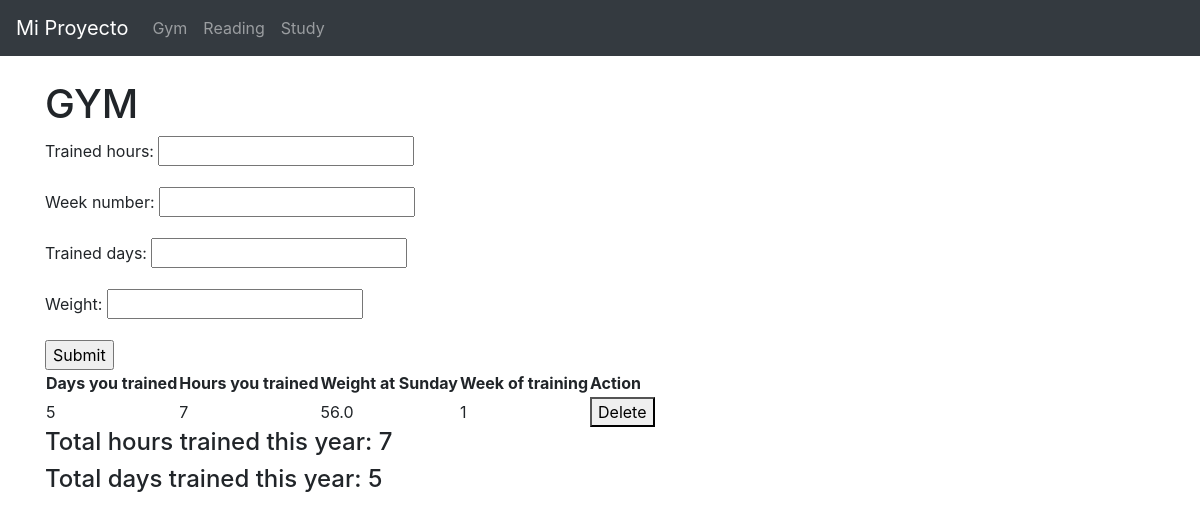
Page /gym/ on the earlier database version.
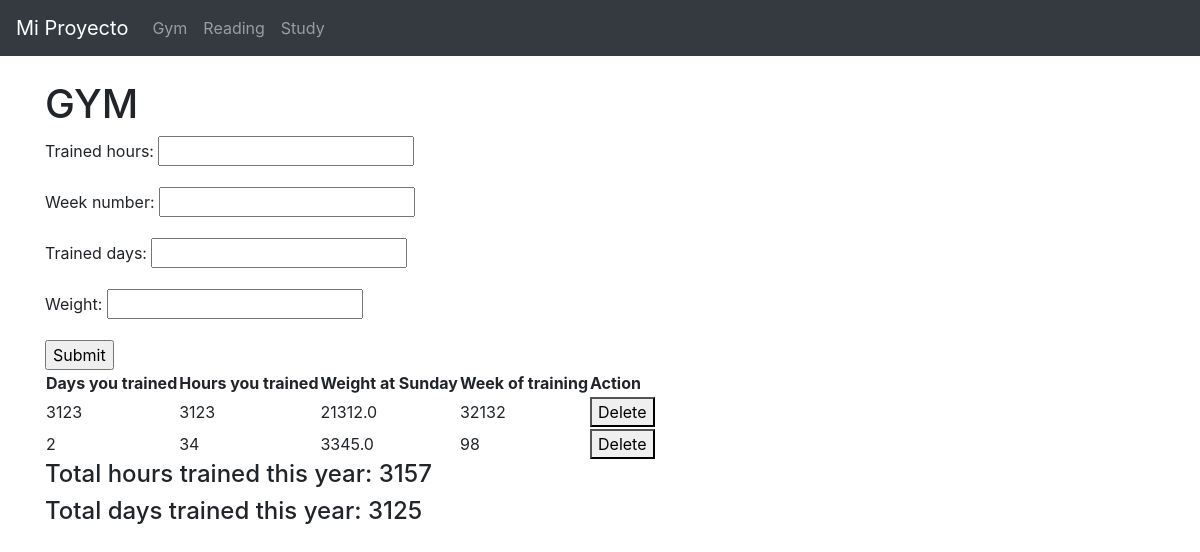
Same page on the later database version.
### gym/models.py (models this page shows, shortened)
class gym_track(models.Model):
    trained_hours = models.IntegerField()
    week_number = models.IntegerField()
    trained_days = models.IntegerField()
    weight = models.FloatField()
    date = models.DateField(auto_now_add=True)

### gym/views.py (the view)
# urls.py: path('', views.gym_track_view, name='gym'),
def gym_track_view(request):
    form = gym_track_form()
    data = gym_track.objects.all()
    total_hours = 0
    total_days = 0
    for i in data:
        total_hours += i.trained_hours
        total_days += i.trained_days
    if request.method == 'POST':
        form = gym_track_form(request.POST)
        if form.is_valid():
            form.save()
    context = {'form': form, 'data': data, 'total_hours': total_hours, 'total_days': total_days}
    return render(request, 'gym.html', context)

### gym/forms.py
class gym_track_form(forms.ModelForm):
    class Meta:
        model = gym_track
        fields = '__all__'

### gym/templates/gym.html (shortened to what this page needs)
<!DOCTYPE html>
<html lang="en" data-theme="light">
<head>
    <link rel="stylesheet" href="https://cdn.jsdelivr.net/npm/@picocss/pico@1/css/pico.min.css">
</head>
<body>
{% extends 'base.html' %}
{% block content %}
  <h1>GYM</h1>
  <form action="{% url 'gym' %}" method="post">
      {{ form.as_p }}
      <input type="submit" value="Submit">
  </form>
  <main>
<table>
    <tr>
        <th>Days you trained</th>
        <th>Hours you trained</th>
        <th>Weight at Sunday</th>
        <th>Week of training</th>
        <th>Action</th>
    </tr>
    {% for data_type in data %}
        <tr>
            <td>{{ data_type.trained_days }}</td>
            <td>{{ data_type.trained_hours }}</td>
            <td>{{ data_type.weight }}</td>
            <td>{{ data_type.week_number }}</td>
            <td>
                <form action="{% url 'delete_gym_entry' data_type.id %}" method="post">
                    <button type="submit">Delete</button>
                </form>
            </td>
        </tr>
    {% endfor %}
</table>
    <h4>Total hours trained this year: {{ total_hours }}</h4>
    <h4>Total days trained this year: {{ total_days }}</h4>
  </main>
{% endblock %}

Differences in the rows shown:
removed gym_track: trained_days "5", trained_hours "7", weight "56.0", week_number "1"
added gym_track: trained_days "3123", trained_hours "3123", weight "21312.0", week_number "32132"
added gym_track: trained_days "2", trained_hours "34", weight "3345.0", week_number "98"
Other differences:
{{ total_hours }}: "7" → "3157"
{{ total_days }}: "5" → "3125"
